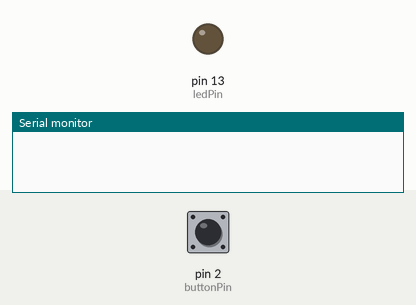
A sketch run on a simulated Arduino Uno, built with avr-gcc and run on an emulated ATmega328P. Shown: output pins drawn as LEDs (lit = HIGH), the last lines printed to the serial monitor. The inputs (shaded band) are chosen by the test bench; at power-on: pin 2 (buttonPin) LOW.

Above: at 1.2 s.
1.3 s: pin 2 (buttonPin) pulled HIGH for 0.15 s
At 1.4 s:
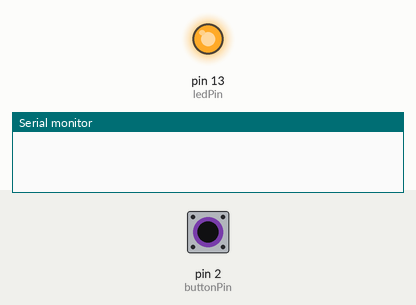
3.0 s: pin 2 (buttonPin) pulled HIGH for 3.2 s
At 6.6 s:
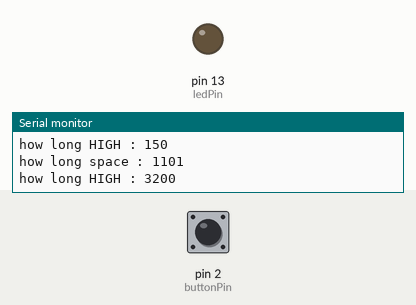
Timing chart, 0 to 8.1 s (numbered marks = the images above; inputs shaded):
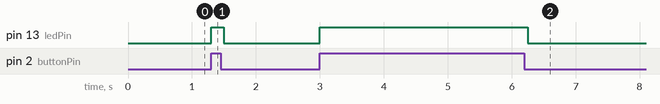

The sketch:

cal_durationofHigh.ino
```cpp
unsigned long time1,time2,first,low,high;
char* code[30]={".-","-...","-.-.","-..",".","..-.","--.","....","..",
".---","-.-",".-..","--","-.","---",".--.","--.-",".-.",
"...","-","..-","...-",".--","-..-","-.--","--.."};
const int buttonPin = 2;
const int ledPin =  13;
int buttonState = 0;
void funct(char *);
int i;

void setup()
{
  Serial.begin(9600);
  pinMode(ledPin, OUTPUT);
  pinMode(buttonPin, INPUT);
}
void loop()
{
  label2:
  buttonState = digitalRead(buttonPin);
  if (buttonState == HIGH)
  {
    first=millis();
    i=0;
    char b[10]="\0";
    while(1)
    {
      buttonState = digitalRead(buttonPin);
      if (buttonState == HIGH)
      {
        digitalWrite(ledPin, HIGH);
        while(buttonState==HIGH)
        buttonState = digitalRead(buttonPin);
        Serial.print("how long HIGH : ");
        time1 = millis();
        high=time1-first;
        Serial.println(high);
        delay(50);// wait a second so as not to send massive amounts of data
        if(high>500)
          b[i]='-';
        else
          b[i]='.';
        i++;
      }
      else
      {
        digitalWrite(ledPin, LOW);
        while(buttonState==LOW)
        {
          time2 = millis();
          low=time2-time1;
          if(low>1100)
          {
            b[i]='\0';
            Serial.print("how long space : ");
            Serial.println(low);
            //funct(b);
            //Serial.print("\t");
            goto label2;
          }
          buttonState = digitalRead(buttonPin);
        }
        first=time2;
      }
    }
  }
}
```

Measured:
- after the input at 1.3 s, pin 13 (ledPin): LOW → HIGH at once, → LOW 0.20 s later
- after the input at 3.0 s, pin 13 (ledPin): LOW → HIGH at once, → LOW 3.3 s later
